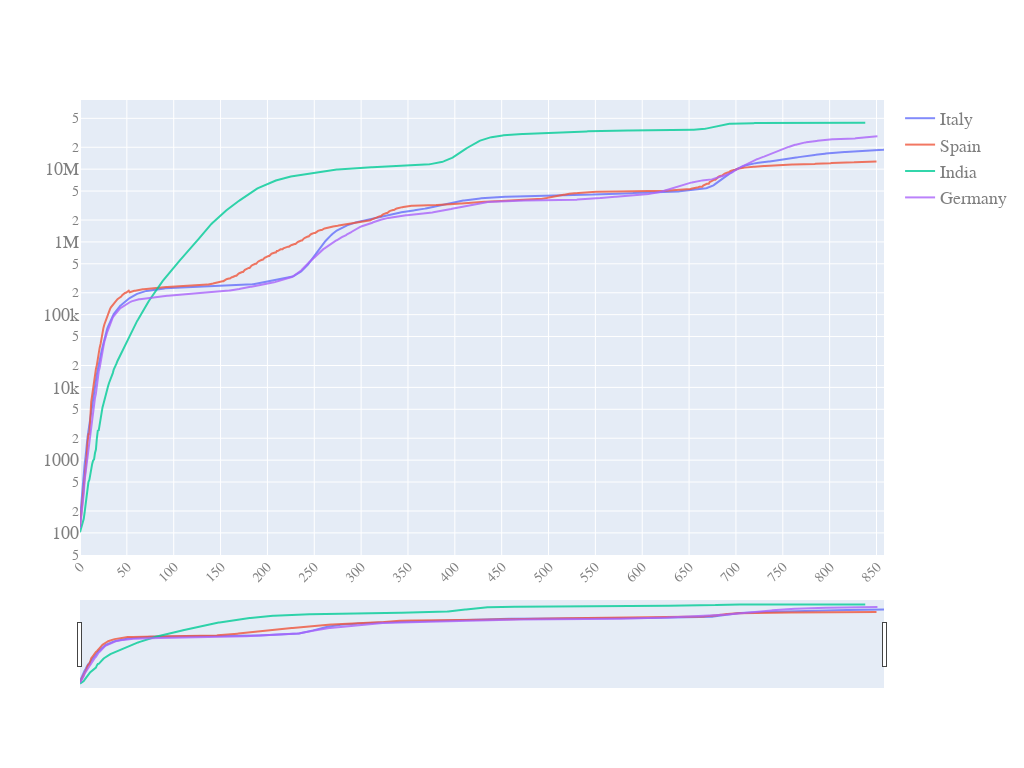

Source (notebook cell):
### Code cell
quick_plot(df_analyse.date, df_analyse.iloc[:, 5 : 9], y_scale = 'log', slider = True)

### Figure 1 — Plotly figure (JSON) as saved in the notebook; plotly's stock layout.template omitted (floating-point values rounded to 4 significant figures; data arrays with more than 128 entries replaced by an {"elided": "..."} marker saying what was removed)
{"data": [{"name": "Italy", "opacity": 0.8, "type": "scatter", "x": {"elided": "859 int values"}, "y": {"elided": "859 int values"}}, {"name": "Spain", "opacity": 0.8, "type": "scatter", "x": {"elided": "859 int values"}, "y": {"elided": "859 int values"}}, {"name": "India", "opacity": 0.8, "type": "scatter", "x": {"elided": "859 int values"}, "y": {"elided": "859 int values"}}, {"name": "Germany", "opacity": 0.8, "type": "scatter", "x": {"elided": "859 int values"}, "y": {"elided": "859 int values"}}], "layout": {"autosize": true, "font": {"color": "#7f7f7f", "family": "PT Sans, monospace", "size": 18}, "height": 768, "width": 1024, "xaxis": {"nticks": 20, "rangeslider": {"visible": true}, "tickangle": -45, "tickfont": {"color": "#7f7f7f", "size": 14}}, "yaxis": {"type": "log"}}}
